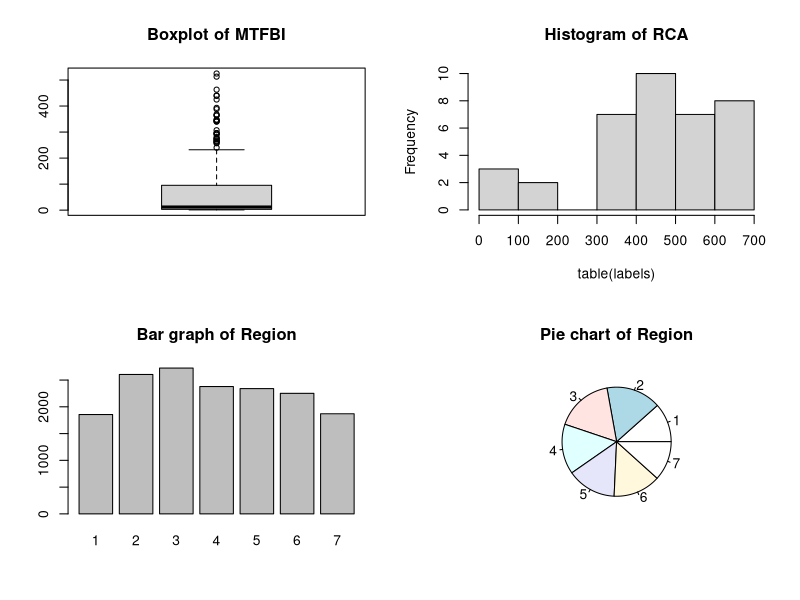
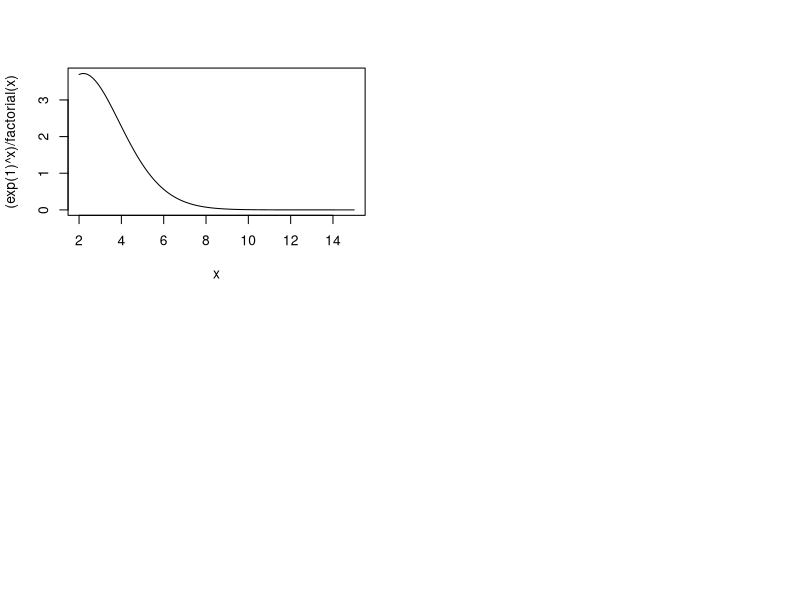

Source code (R) for these figures, in order:
# Question 1:
d1 <- read.csv("final.csv")

# Question 2:
nrow(d1)
ncol(d1)

# Question 3:
str(d1)

# Question 4:
d1 <- subset(d1, select = -c(ID))
str(d1)

# Question 5:
sapply(d1[c("MOFB", "YOB", "AOR")], function(x) sum(is.na(x)))

# Question 6:
d2 <- d1[c("RMOB", "WI", "RCA", "Religion", "Region", "AOR", "HEL", "DOBCMC", "DOFBCMC", "MTFBI", "RW", "RH", "RBMI")]
str(d2)

# Question 7:
d3 <- na.omit(d2)
str(d3)

# Question 8:
summary(d3)

# Question 9:
d3$AVG <- rowMeans(d3[,c("DOBCMC", "DOFBCMC", "MTFBI")])

# Question 10:
d3$Newreligion[d3$Religion == 1] <- 1
d3$Newreligion[d3$Religion != 1] <- 2

# Question 11:
table(d3$Region)

# Question 12:
table(d3$Region, d3$Religion)

# Question 13:
aggregate(AOR~Region, data = d3, mean)

# Question 14:
aggregate(AOR~Religion, data = d3, var)

#---- Needed for 15-18
par(mfrow = c(2, 2))

# Question 15:
labels <- factor(d3$MTFBI)
boxplot(table(labels), main = "Boxplot of MTFBI")

# Question 16:
labels <- factor(d3$RCA)
hist(table(labels), main = "Histogram of RCA")

# Question 17:
labels <- factor(d3$Region)
barplot(table(labels), main = "Bar graph of Region")

# Question 18:
labels <- factor(d3$Region)
pie(table(labels), main = "Pie chart of Region")

# Question 19:
print("-- Graphs displayed --")

# Question 20:
d4 <- with(d3, split(d3, WI))
length(d4)

# Question 21:
result <- matrix(NA, length(d4), 5)
colnames(result) <- c("Mean", "Min", "Max", "Var", "STD")
for(i in 1:length(d4)) { # nolint
    group <- d4[[i]]
    mean <- round(mean(group$MTFBI), 1)
    min <- round(min(group$MTFBI), 1)
    max <- round(max(group$MTFBI), 1)
    var <- round(var(group$MTFBI), 1)
    med <- round(median(group$MTFBI), 1)
    result[i, ] <- c(mean, min, max, var, med)
}
result

# Question 22:
t.test(d3$MTFBI, mu = 30)

# Question 23:
shapiro.test(d3[1:5000, "MTFBI"])

# Question 24:
t.test(d3$MTFBI~d3$Newreligion)

# Question 25:
cor(d3[, c("DOBCMC", "DOFBCMC", "AOR", "MTFBI", "RW", "RH", "RBMI")])

# Question 26:
print("-- No Question --")

# Question 27:
summary(lm(MTFBI~AOR + RW + Religion, data = d3))

# Question 28:
true_mean <- 640
true_variance <- 257920

simdata <- function(n) {

    x <- rbinom(n, 20, .7)
    u <- runif(n, min = 15, max = 30)
    n1 <- rnorm(n, 0, 5)
    e <- runif(n, min = -1, max = 1)

    y <- 50 + (10 * x) + (20 * u) + (100 * n1) + e
    y
}
simdata(100)


# Question 29 & 30:

result_function <- function(n) {
    x <- simdata(n)
    mean.x <- mean(x)
    var.x <- var(x)
    mv <- c(mean.x, var.x)
    mv
}

a <- replicate(100, result_function(1000))

sim_mean <- mean(a[1, ])
sim_var <- var(a[2, ])

abs(sim_mean - true_mean)
abs(sim_var - true_variance)

# Question 31 & 32:
b <- replicate(500, result_function(1000))

sim_mean <- mean(b[1, ])
sim_var <- var(b[2, ])

abs(sim_mean - true_mean)
abs(sim_var - true_variance)

# Question 33:
for (x in 1:5) {
    y <- x + 1
    z <- y + 1

    result <-  (exp(1)^x - log10(z^z)) / (5 + y)
    print(result)
}
 
# Question 34:
x <- matrix(c(70, 100, 40,
              120, 450, 340,
              230, 230, 1230), 3, 3, byrow = TRUE)
y <- c(900, 1000, 1230)
sol <- solve(x, y)
print(sol)

# Question 35:
A <- matrix(c(20, 30, 30,
              20, 80, 120,
              40, 90, 360), 3, 3, byrow = TRUE)
solve(A)

# Question 36:
b <- c(10, 20, 30)
solve(t(A) * A) * t(A) * b

# Question 37:
curve((exp(1)^x) / factorial(x), from = 2, to = 15)

# # Question 38:
# continuous <- function(x) {
#     if (x < 0) {
#         (2 * (x^2)) + exp(1)^x + 3
#     } else if (x >= 0 || x < 10) {
#         (9 * x) + log10(20)
#     } else {
#         (7 * (x^2)) + (5 * x) - 17
#     }
# }

# x <- -1000:1000
# y <- replicate(length(x), continuous(x))
# plot(x, y, type = "l")

# Question 39:
radii <- 10:19
print(pi * radii^2)

# Question 40:
x <- 2:10000
fx <- 1 / log10(x)
print(sum(fx))

# Question 41:
result <- 0
for (i in 1:30) {
    for (j in 1:10) {
        result <- result + ((i^10) / (3 + j))
    }
}
print(result)

# Question 42:
integrate(function(x) (x^15 * exp(1)^(-40 * x)), lower = 0, upper = Inf)

# Question 43:
integrate(function(x) (x^150 * (1 - x)^30), lower = 0, upper = 1)

# Question 44:
for (x in 1:5) {
    y <- x + 1
    z <- y + 1

    result <-  (exp(1)^x - log10(z^z)) / (5 + y)
    print(result)
}

# Question 45:
quadratic <- function(a, b, c) {
  result <- c((-b + sqrt(b^2 - 4 * a * c)) / (2 * a),
              (-b - sqrt(b^2 - 4 * a * c)) / (2 * a))
  result
}
print(quadratic(1, -33, 1))

# Question 46:
print("-- No Question --")

# Question 47:
p <- 40
t <- 50
r <- 0.10
print(p * (1 + r)^t)